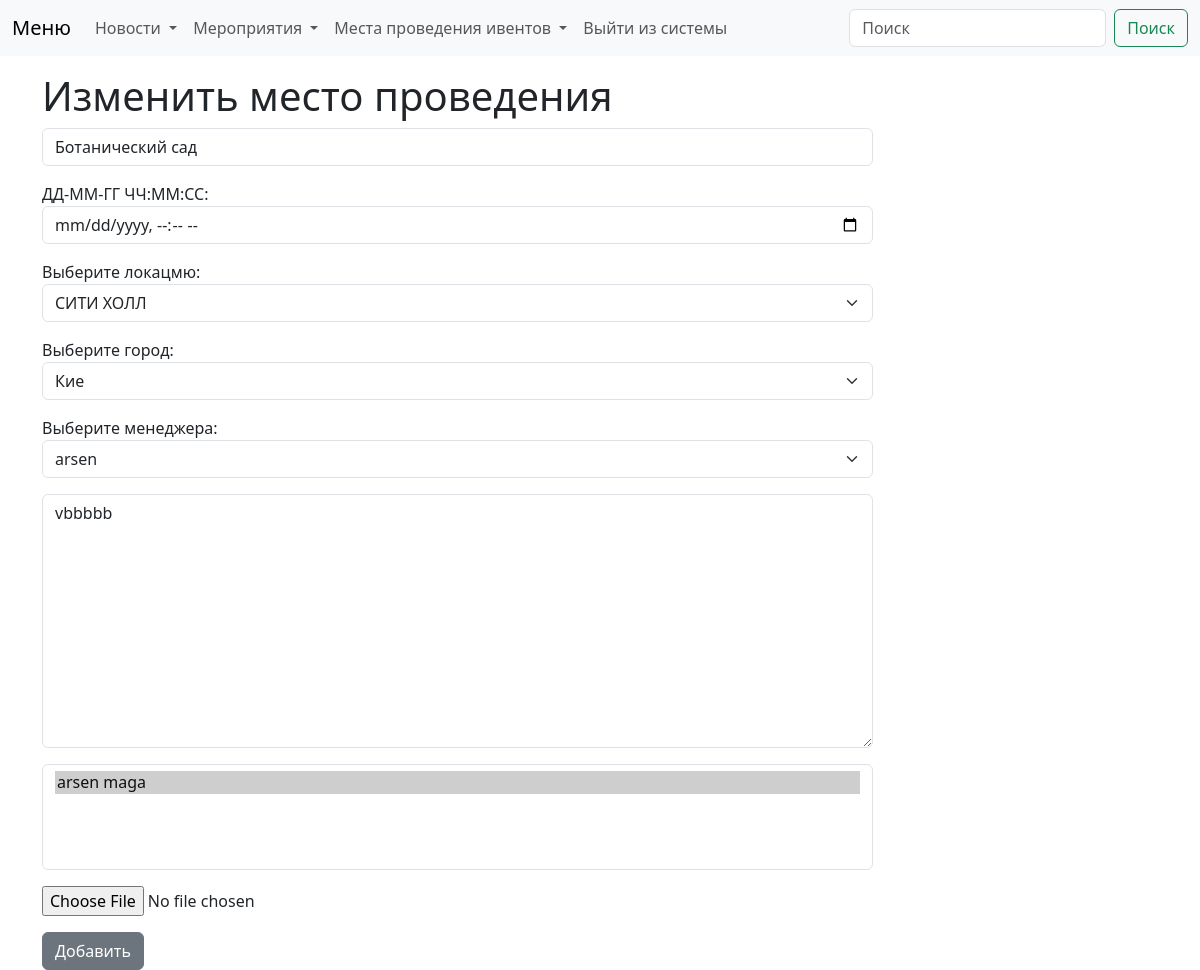
The app's page /news/update_event/9 (signed in) with its own data.
### news/models.py (models this page shows, shortened)
class Event(models.Model):
    name = models.CharField("Venue name", max_length=120)
    event_date = models.DateTimeField("Event Date")
    venue = models.ForeignKey(Venue, blank=True, null=True, on_delete=models.CASCADE)
    manager = models.ForeignKey(User, max_length=120, blank=True, null=True, on_delete=models.SET_NULL)
    description = models.TextField(blank=True)
    attendees = models.ManyToManyField(MyClubUser, blank=True)
    city = models.ForeignKey(City, on_delete=models.PROTECT, null=True)
    photo_event = models.ImageField(blank=True)
    approved = models.BooleanField("Опубликовать/одобрить", default = False)
    class Meta:
        verbose_name = 'Мероприятие'
        verbose_name_plural = 'Мероприятия'
        ordering = ['-event_date']

class Venue(models.Model):
    name = models.CharField('Venue name', max_length=120)
    address = models.CharField(max_length=300)
    zip_code = models.CharField('Zip code', max_length=15)
    city = models.ForeignKey(City, on_delete=models.PROTECT, blank=True, null=True)
    phone = models.CharField('Contact Phone', max_length=25, blank=True)
    web = models.URLField('Website Address', blank=True)
    email_address = models.EmailField('Email Address', blank=True)
    owner = models.IntegerField("Venue Owner", blank=False, default=1)
    venue_photo = models.ImageField(blank=True)
    def __str__(self):
        return self.name
    class Meta:
        verbose_name = 'Место проведения'
        ordering = ['-name']

### news/views.py (the view)
# urls.py: path('update_event/<event_id>', update_event, name="update_event"),
def update_event(request, event_id):
    event = Event.objects.get(pk=event_id)
    if request.user.is_superuser:
        form = EventFormAdmin(request.POST or None, instance=event)
    else:
        form = EventForm(request.POST or None, instance=event)
    if form.is_valid():
        form.save()
        return redirect("event")
    return render(request, 'news/update_event.html', {"event": event, "form": form})

### news/models.py (called while the page is built)
    def __str__(self):
        return self.title

    def __str__(self):
        return self.first_name + ' ' + self.last_name

### news/templates/news/update_event.html (shortened to what this page needs)
{% extends "eventbase.html" %}
{% block content %}
{% if user == event.manager %}
<h1>Изменить место проведения</h1>
<form action="" method="POST">
        {{ form.as_p }}
        <button type="submit" class="btn btn-secondary">Добавить</button>
    </form>
{% else %}
    <h1>Ошибка доступа</h1>
    <p>Вы не имеете полномочий, чтобы редактировать это мероприятие</p>
{% endif %}
{% endblock %}

### mysite/static/css/styles.css (style rules this page uses)
body { background-color: #ccc; }

### records on screen
Event: name "Ботанический сад", venue "СИТИ ХОЛЛ", city "Кие", manager "arsen", description "vbbbbb"
